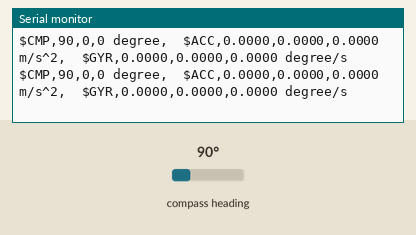
Simulated run of this sketch. Board: Arduino Uno, built with avr-gcc and run on an emulated ATmega328P. Shown: the last lines printed to the serial monitor. Wiring (inferred from the names in the program): CMPS compass at I2C address 0x60. The test bench sets the inputs (shaded band); at power-on: compass heading 90°.

Above: at 1.2 s.
1.3 s: compass heading set to 180°
At 1.45 s:
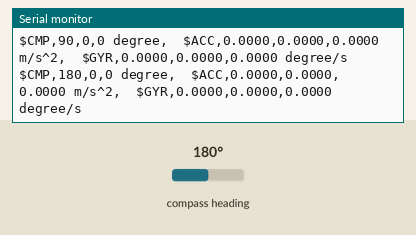
4.3 s: compass heading set to 7°
At 4.37 s:
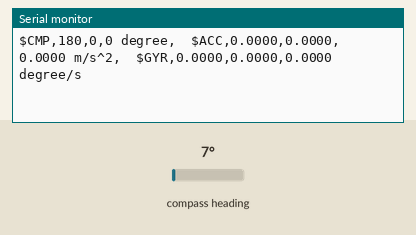
7.3 s: compass heading set to 90°
At 7.38 s:
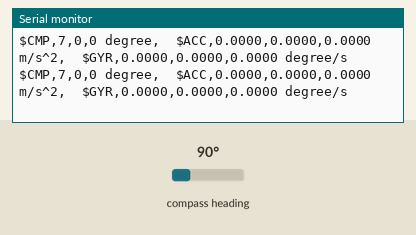
10.3 s: compass heading set to 269°
At 10.54 s:
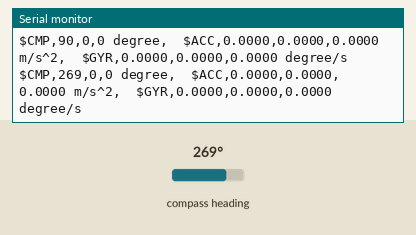
13.3 s: compass heading set to 4°
At 13.33 s:
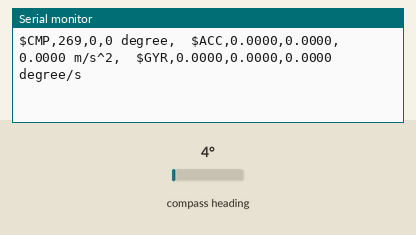
16.3 s: compass heading set to 352°
At 16.34 s:
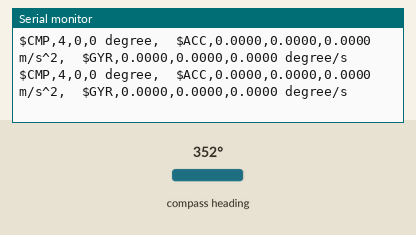
Timing chart, 0 to 19.3 s (numbered marks = the images above; inputs shaded):
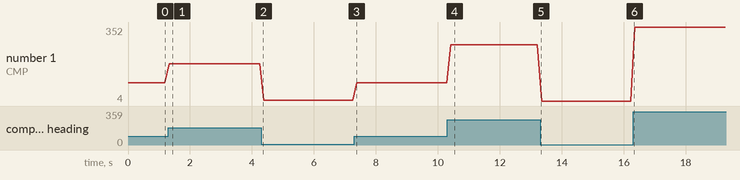

The sketch:

cmps12-full.ino
```cpp
// (licence header left out)
// MERCHANTABILITY or FITNESS FOR A PARTICULAR PURPOSE.  See the
// GNU General Public License for more details.
//
// You should have received a copy of the GNU General Public License
// along with this program.  If not, see <https://www.gnu.org/licenses/>.
// These Terms shall be governed and construed in accordance with the laws of
// England and Wales, without regard to its conflict of law provisions.


#include <Wire.h>

// Register Function
// 0        Command register (write) / Software version (read)

// 1        Compass Bearing as a byte, i.e. 0-255 for a full circle
// 2,3      Compass Bearing as a word, i.e. 0-3599 for a full circle, representing 0-359.9 degrees. Register 2 being the high byte

// 4        Pitch angle - signed byte giving angle in degrees from the horizontal plane, Kalman filtered with Gyro
// 5        Roll angle - signed byte giving angle in degrees from the horizontal plane, Kalman filtered with Gyro

// 6,7      Magnetometer X axis raw output, 16 bit signed integer with register 6 being the upper 8 bits
// 8,9      Magnetometer Y axis raw output, 16 bit signed integer with register 8 being the upper 8 bits
// 10,11    Magnetometer Z axis raw output, 16 bit signed integer with register 10 being the upper 8 bits

// 12,13    Accelerometer  X axis raw output, 16 bit signed integer with register 12 being the upper 8 bits
// 14,15    Accelerometer  Y axis raw output, 16 bit signed integer with register 14 being the upper 8 bits
// 16,17    Accelerometer  Z axis raw output, 16 bit signed integer with register 16 being the upper 8 bits

// 18,19    Gyro X axis raw output, 16 bit signed integer with register 18 being the upper 8 bits
// 20,21    Gyro Y axis raw output, 16 bit signed integer with register 20 being the upper 8 bits
// 22,23    Gyro Z axis raw output, 16 bit signed integer with register 22 being the upper 8 bits

//---------------------------------

  //Address of the CMPS12 compass on i2C
  #define _i2cAddress 0x60

  #define CONTROL_Register 0

  #define BEARING_Register 2
  #define PITCH_Register 4
  #define ROLL_Register 5

  #define MAGNET_X_Register  6
  #define MAGNET_Y_Register  8
  #define MAGNET_Z_Register 10

  #define ACCELERO_X_Register 12
  #define ACCELERO_Y_Register 14
  #define ACCELERO_Z_Register 16

  #define _Register_GYRO_X 18
  #define _Register_GYRO_Y 20
  #define _Register_GYRO_Z 22

  #define ONE_BYTE 1
  #define TWO_BYTES 2

//---------------------------------


  int _bearing;
  int nReceived;
  byte _fine;
  byte _byteHigh;
  byte _byteLow;
  char _pitch;
  char _roll;

  float accelx = 0;
  float accely = 0;
  float accelz = 0;
  float _accelScale = 1.0f/100.f; // 1 m/s^2 = 100 LSB

  float gyrox = 0;
  float gyroy = 0;
  float gyroz = 0;
  float _gyroScale = 1.0f/16.f; // 1 Dps = 16 LSB

//---------------------------------

void setup() {

  // Initialize the serial port to the User
  // Set this up early in the code, so the User sees all messages
  Serial.begin(9600);

  // Initialize i2c network
  Wire.begin();
}

void loop() {

  // read the compass

  int bearing = getBearing();

  int x_magnet = getMagnetX();
  int y_magnet = getMagnetY();
  int z_magnet = getMagnetZ();

  signed char pitch = getPitch();

  signed char roll = getRoll();

  // Read the accelerator
  accelx = getAcceleroX() * _accelScale;
  accely = getAcceleroY() * _accelScale;
  accelz = getAcceleroZ() * _accelScale;

  // Read the compass gyro
  gyrox = getGyroX() * _gyroScale;
  gyroy = getGyroY() * _gyroScale;
  gyroz = getGyroZ() * _gyroScale;

  // Print data to Serial Monitor window

  Serial.print("$CMP,");
  Serial.print(bearing);
  Serial.print(",");
  Serial.print(pitch);
  Serial.print(",");
  Serial.print(roll);
  Serial.print(" degree,");

  Serial.print("\t$ACC,");
  Serial.print(accelx,4);
  Serial.print(",");
  Serial.print(accely,4);
  Serial.print(",");
  Serial.print(accelz,4);
  Serial.print(" m/s^2,");

  Serial.print("\t$GYR,");
  Serial.print(gyrox,4);
  Serial.print(",");
  Serial.print(gyroy,4);
  Serial.print(",");
  Serial.print(gyroz,4);
  Serial.println(" degree/s");

//  Serial.print("\t$MGN,");
//  Serial.print(x_magnet);
//  Serial.print(",");
//  Serial.print(y_magnet);
//  Serial.print(",");
//  Serial.println(z_magnet);


  delay(100);
}

int16_t getBearing()
{
  // Begin communication with CMPS12
  Wire.beginTransmission(_i2cAddress);

  // Tell register you want some data
  Wire.write(BEARING_Register);

  // End the transmission
  int nackCatcher = Wire.endTransmission();

  // Return if we have a connection problem
  if(nackCatcher != 0){return 0;}

  // Request 2 bytes from CMPS12
  nReceived = Wire.requestFrom(_i2cAddress , TWO_BYTES);

  // Something has gone wrong
  if (nReceived != TWO_BYTES) return 0;

  // Read the values
  _byteHigh = Wire.read();
  _byteLow = Wire.read();

  // Calculate full bearing
  _bearing = ((_byteHigh<<8) + _byteLow) / 10;

  return _bearing;
}

byte getPitch()
{
  // Begin communication with CMPS12
  Wire.beginTransmission(_i2cAddress);

  // Tell register you want some data
  Wire.write(PITCH_Register);

  // End the transmission
  int nackCatcher = Wire.endTransmission();

  // Return if we have a connection problem
  if(nackCatcher != 0){return 0;}

  // Request 1 byte from CMPS12
  nReceived = Wire.requestFrom(_i2cAddress , ONE_BYTE);

  // Something has gone wrong
  if (nReceived != ONE_BYTE) return 0;

  // Read the values
  _pitch = Wire.read();

  return _pitch;
}

byte getRoll()
{
  // Begin communication with CMPS12
  Wire.beginTransmission(_i2cAddress);

  // Tell register you want some data
  Wire.write(ROLL_Register);

  // End the transmission
  int nackCatcher = Wire.endTransmission();

  // Return if we have a connection problem
  if(nackCatcher != 0){return 0;}

  // Request 1 byte from CMPS12
  nReceived = Wire.requestFrom(_i2cAddress , ONE_BYTE);

  // Something has gone wrong
  if (nReceived != ONE_BYTE) return 0;

  // Read the values
  _roll = Wire.read();

  return _roll ;
}

int16_t getGyroX()
{
  // Begin communication with CMPS12
  Wire.beginTransmission(_i2cAddress);

  // Tell register you want some data
  Wire.write(_Register_GYRO_X);

  // End the transmission
  int nackCatcher = Wire.endTransmission();

  // Return if we have a connection problem
  if(nackCatcher != 0){return 0;}

  // Request 2 bytes from CMPS12
  nReceived = Wire.requestFrom(_i2cAddress , TWO_BYTES);

  // Something has gone wrong
  if (nReceived != TWO_BYTES) return 0;

  // Read the values
  _byteHigh = Wire.read();
  _byteLow = Wire.read();

  // Calculate GryoX
  return ((_byteHigh<<8) + _byteLow);
}

int16_t getGyroY()
{
  // Begin communication with CMPS12
  Wire.beginTransmission(_i2cAddress);

  // Tell register you want some data
  Wire.write(_Register_GYRO_Y);

  // End the transmission
  int nackCatcher = Wire.endTransmission();

  // Return if we have a connection problem
  if(nackCatcher != 0){return 0;}

  // Request 2 bytes from CMPS12
  nReceived = Wire.requestFrom(_i2cAddress , TWO_BYTES);

  // Something has gone wrong
  if (nReceived != TWO_BYTES) return 0;

  // Read the values
  _byteHigh = Wire.read();
  _byteLow = Wire.read();

  // Calculate GryoY
  return ((_byteHigh<<8) + _byteLow);
}

int16_t getGyroZ()
{
  // Begin communication with CMPS12
  Wire.beginTransmission(_i2cAddress);

  // Tell register you want some data
  Wire.write(_Register_GYRO_Z);

  // End the transmission
  int nackCatcher = Wire.endTransmission();

  // Return if we have a connection problem
  if(nackCatcher != 0){return 0;}

  // Request 2 bytes from CMPS12
  nReceived = Wire.requestFrom(_i2cAddress , TWO_BYTES);

  // Something has gone wrong
  if (nReceived != TWO_BYTES) return 0;

  // Read the values
  _byteHigh = Wire.read();
  _byteLow = Wire.read();

  // Calculate GryoZ
  return ((_byteHigh<<8) + _byteLow);
}

int16_t getAcceleroX()
{
  // Begin communication with CMPS12
  Wire.beginTransmission(_i2cAddress);

  // Tell register you want some data
  Wire.write(ACCELERO_X_Register);

  // End the transmission
  int nackCatcher = Wire.endTransmission();

  // Return if we have a connection problem
  if(nackCatcher != 0){return 0;}

  // Request 2 bytes from CMPS12
  nReceived = Wire.requestFrom(_i2cAddress , TWO_BYTES);

  // Something has gone wrong
  if (nReceived != TWO_BYTES) return 0;

  // Read the values
  _byteHigh = Wire.read();
  _byteLow = Wire.read();

  // Calculate Accelerometer
  return (((int16_t)_byteHigh <<8) + (int16_t)_byteLow);
}

int16_t getAcceleroY()
{
  // Begin communication with CMPS12
  Wire.beginTransmission(_i2cAddress);

  // Tell register you want some data
  Wire.write(ACCELERO_Y_Register);

  // End the transmission
  int nackCatcher = Wire.endTransmission();

  // Return if we have a connection problem
  if(nackCatcher != 0){return 0;}

  // Request 2 bytes from CMPS12
  nReceived = Wire.requestFrom(_i2cAddress , TWO_BYTES);

  // Something has gone wrong
  if (nReceived != TWO_BYTES) return 0;

  // Read the values
  _byteHigh = Wire.read();
  _byteLow = Wire.read();

  // Calculate Accelerometer
  return (((int16_t)_byteHigh <<8) + (int16_t)_byteLow);
}

int16_t getAcceleroZ()
{
  // Begin communication with CMPS12
  Wire.beginTransmission(_i2cAddress);

  // Tell register you want some data
  Wire.write(ACCELERO_Z_Register);

  // End the transmission
  int nackCatcher = Wire.endTransmission();

  // Return if we have a connection problem
  if(nackCatcher != 0){return 0;}

  // Request 2 bytes from CMPS12
  nReceived = Wire.requestFrom(_i2cAddress , TWO_BYTES);

  // Something has gone wrong
  if (nReceived != TWO_BYTES) return 0;

  // Read the values
  _byteHigh = Wire.read();
  _byteLow = Wire.read();

  // Calculate Accelerometer
  return (((int16_t)_byteHigh <<8) + (int16_t)_byteLow);

}

int16_t getMagnetX()
{
  // Begin communication with CMPS12
  Wire.beginTransmission(_i2cAddress);

  // Tell register you want some data
  Wire.write(MAGNET_X_Register);

  // End the transmission
  int nackCatcher = Wire.endTransmission();

  // Return if we have a connection problem
  if(nackCatcher != 0){return 0;}

  // Request 2 bytes from CMPS12
  nReceived = Wire.requestFrom(_i2cAddress , TWO_BYTES);

  // Something has gone wrong
  if (nReceived != TWO_BYTES) return 0;

  // Read the values
  _byteHigh = Wire.read();
  _byteLow = Wire.read();

  // Calculate value
  return (((int16_t)_byteHigh <<8) + (int16_t)_byteLow);
}

int16_t getMagnetY()
{
  // Begin communication with CMPS12
  Wire.beginTransmission(_i2cAddress);

  // Tell register you want some data
  Wire.write(MAGNET_Y_Register);

  // End the transmission
  int nackCatcher = Wire.endTransmission();

  // Return if we have a connection problem
  if(nackCatcher != 0){return 0;}

  // Request 2 bytes from CMPS12
  nReceived = Wire.requestFrom(_i2cAddress , TWO_BYTES);

  // Something has gone wrong
  if (nReceived != TWO_BYTES) return 0;

  // Read the values
  _byteHigh = Wire.read();
  _byteLow = Wire.read();

  // Calculate value
  return (((int16_t)_byteHigh <<8) + (int16_t)_byteLow);
}

int16_t getMagnetZ()
{
  // Begin communication with CMPS12
  Wire.beginTransmission(_i2cAddress);

  // Tell register you want some data
  Wire.write(MAGNET_Z_Register);

  // End the transmission
  int nackCatcher = Wire.endTransmission();

  // Return if we have a connection problem
  if(nackCatcher != 0){return 0;}

  // Request 2 bytes from CMPS12
  nReceived = Wire.requestFrom(_i2cAddress , TWO_BYTES);

  // Something has gone wrong
  if (nReceived != TWO_BYTES) return 0;

  // Read the values
  _byteHigh = Wire.read();
  _byteLow = Wire.read();

  // Calculate value
  return (((int16_t)_byteHigh <<8) + (int16_t)_byteLow);
}

void changeAddress(byte i2cAddress, byte newi2cAddress)
{
  // Reset the address on the i2c network
  // Ensure that you have only this module connected on the i2c network
  // The 7 bit i2c address must end with a 0. (even numbers please)
  // For example changeAddress(0x60, 0x64)

  // Address 0x60, 1 long flash, 0 short flashes
  // Address 0x62, 1 long flash, 1 short flashes
  // Address 0x64, 1 long flash, 2 short flashes
  // Address 0x66, 1 long flash, 3 short flashes
  // Address 0x68, 1 long flash, 4 short flashes
  // Address 0x6A, 1 long flash, 5 short flashes
  // Address 0x6C, 1 long flash, 6 short flashes
  // Address 0x6E, 1 long flash, 7 short flashes

  // Begin communication
  Wire.beginTransmission(i2cAddress);
  Wire.write(CONTROL_Register);
  Wire.write(byte(0xA0));

  // End the transmission
  int nackCatcher = Wire.endTransmission();

  //Wait 100ms
  delay(100);

  // Begin communication
  Wire.beginTransmission(i2cAddress);
  Wire.write(CONTROL_Register);
  Wire.write(byte(0xAA));

  // End the transmission
  nackCatcher = Wire.endTransmission();

  // Return if we have a connection problem
  if(nackCatcher != 0){return;}

  //Wait 100ms
  delay(100);

  // Begin communication
  Wire.beginTransmission(i2cAddress);
  Wire.write(CONTROL_Register);
  Wire.write(byte(0xA5));

  // End the transmission
  nackCatcher = Wire.endTransmission();

  // Return if we have a connection problem
  if(nackCatcher != 0){return;}

  //Wait 100ms
  delay(100);

  // Begin communication
  Wire.beginTransmission(i2cAddress);
  Wire.write(CONTROL_Register);
  Wire.write(newi2cAddress);

  // End the transmission
  nackCatcher = Wire.endTransmission();

  // Return if we have a connection problem
  if(nackCatcher != 0){return;}

}
```

Measured:
- after the input at 1.3 s, the serial monitor: prints a new line at once (image 1)
- after the input at 10.3 s, the serial monitor: prints a new line after 0.12 s (image 4)
- plotted number 1: 90 → 180 after the input at 1.3 s, 180 → 7 after the input at 4.3 s, 7 → 90 after the input at 7.3 s, 90 → 269 after the input at 10.3 s, 269 → 4 after the input at 13.3 s
